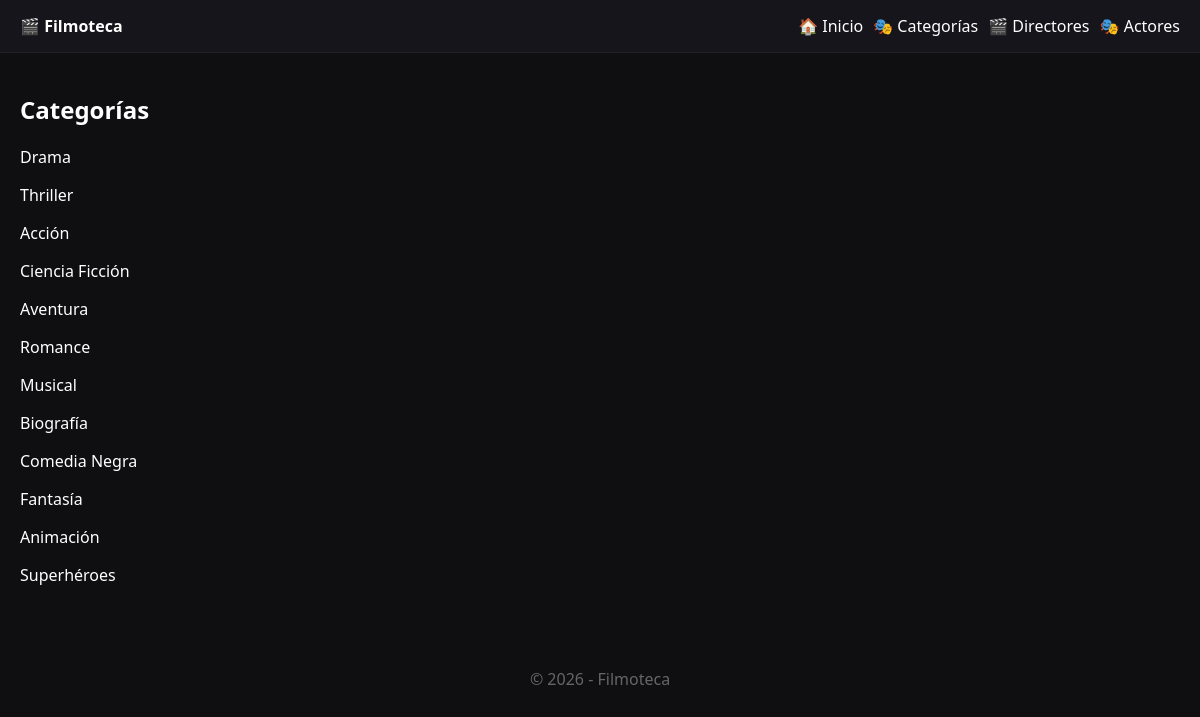
/filtros.php, run on the app's committed database.
### tables this page shows
CREATE TABLE categorias (
    id INT AUTO_INCREMENT PRIMARY KEY,
    nombre VARCHAR(100) NOT NULL,
    slug VARCHAR(120) NOT NULL UNIQUE
);

### filtros.php (the view, shortened to what this page needs)
<?php
require "config.php";
require "header.php";
$type = $_GET['type'] ?? 'categorias';
switch($type){
case 'categorias':
    $stmt = $pdo->query("SELECT * FROM categorias");
    echo "<h2>Categorías</h2>";
    foreach($stmt as $c){
        echo "<p><a href='categoria.php?slug={$c['slug']}'>{$c['nombre']}</a></p>";
    }
break;
}
require "footer.php";

### assets/style.css (style rules this page uses)
body { margin:0; font-family: system-ui, Arial; background:#0f0f12; color:#fff; }
a { color:inherit; text-decoration:none; }
h2 { margin-top:20px; }

### data on the page
categorias: nombre "Drama"
categorias: nombre "Thriller"
categorias: nombre "Acción"
categorias: nombre "Ciencia Ficción"
categorias: nombre "Aventura"
categorias: nombre "Romance"
categorias: nombre "Musical"
categorias: nombre "Biografía"
categorias: nombre "Comedia Negra"
categorias: nombre "Fantasía"
categorias: nombre "Animación"
categorias: nombre "Superhéroes"

### other printed values
SITE_NAME "Filmoteca"
